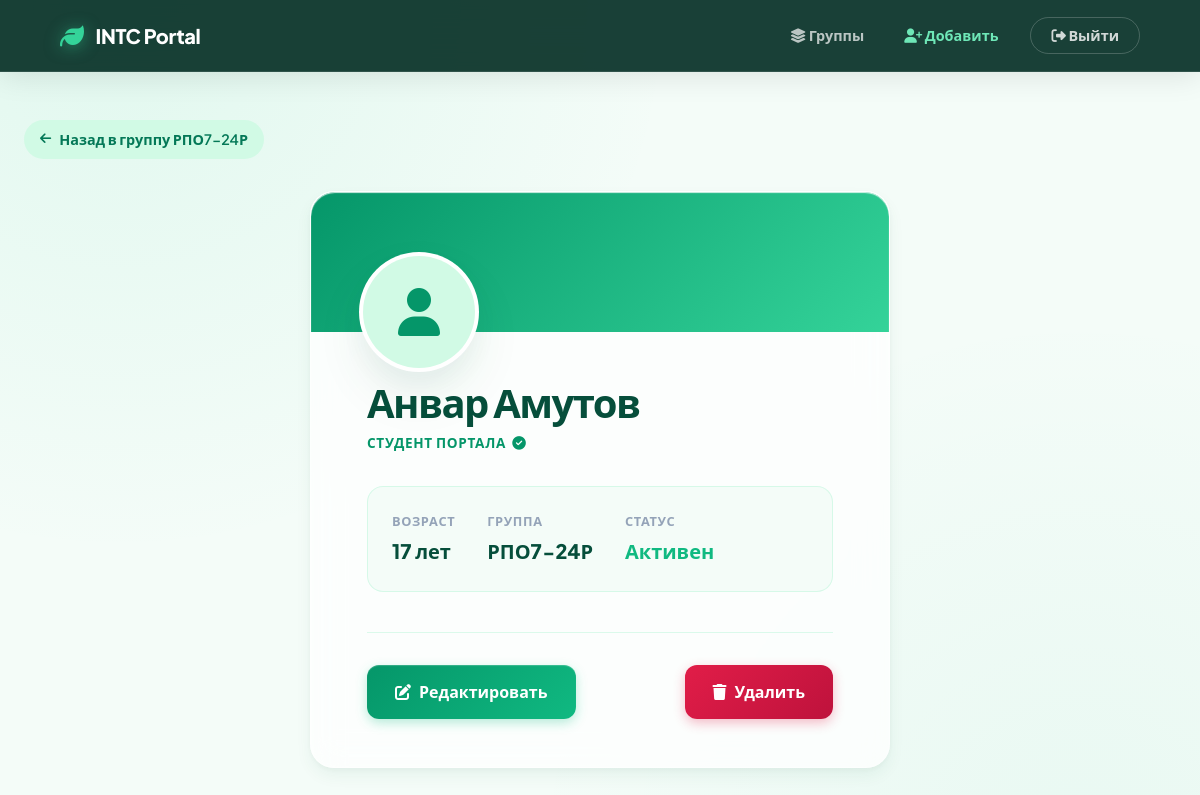
The app's page /students/2/ (signed in) with its own data.
### students/models.py (models this page shows, shortened)
class Student(models.Model):
    first_name = models.CharField(max_length=100)
    last_name = models.CharField(max_length=100)
    age = models.IntegerField()
    group = models.CharField(max_length=20)
    photo = models.ImageField(upload_to='photos/', blank=True, null=True)

### students/views.py (the view)
# urls.py: path('<int:pk>/', views.student_detail, name='student_detail'),
@login_required
def student_detail(request, pk):
    student = get_object_or_404(Student, pk=pk)
    return render(request, "students/detail.html", {"student": student})

### students/templates/students/detail.html (shortened to what this page needs)
{% extends 'base.html' %}
{% block content %}
<a href="{% url 'group_detail' student.group %}" class="breadcrumb animate-fade stagger-1">
    <i class="fa-solid fa-arrow-left"></i> Назад в группу {{ student.group }}
</a>
<div class="glass-card form-card animate-fade stagger-2" style="padding: 2.5rem 2.5rem 3rem;">
    <div class="profile-cover">
        <div class="profile-photo-wrapper">
            {% if student.photo %}
            <img src="{{ student.photo.url }}" alt="Фото {{ student.first_name }}">
            {% else %}
            <div class="placeholder">
                <i class="fa-solid fa-user"></i>
            </div>
            {% endif %}
        </div>
    </div>
    <div class="profile-body">
        <h1 class="profile-name">{{ student.first_name }} {{ student.last_name }}</h1>
        <p
            style="color: var(--emerald-600); font-weight: 700; letter-spacing: 0.05em; text-transform: uppercase; font-size: 0.85rem;">
            Студент портала <i class="fa-solid fa-circle-check" style="margin-left: 0.2rem;"></i>
        </p>
        <div class="profile-stats">
            <div class="stat-box">
                <span class="stat-label">Возраст</span>
                <span class="stat-value">{{ student.age }} лет</span>
            </div>
            <div class="stat-box">
                <span class="stat-label">Группа</span>
                <span class="stat-value">
                    <div class="badge">{{ student.group }}</div>
                </span>
            </div>
            <div class="stat-box">
                <span class="stat-label">Статус</span>
                <span class="stat-value" style="color: var(--emerald-500);">Активен</span>
            </div>
        </div>
        <div class="profile-actions">
            <a href="{% url 'edit_student' student.pk %}" class="btn">
                <i class="fa-solid fa-pen-to-square"></i> Редактировать
            </a>
            <a href="{% url 'delete_student' student.pk %}" class="btn btn-danger" style="margin-left: auto;"
                onclick="return confirm('Вы уверены, что хотите навсегда удалить студента {{ student.first_name }}?');">
                <i class="fa-solid fa-trash"></i> Удалить
            </a>
        </div>
    </div>
</div>
{% endblock %}

### records on screen
Student: group "РПО7-24Р", first_name "Анвар", last_name "Амутов", age "17"
